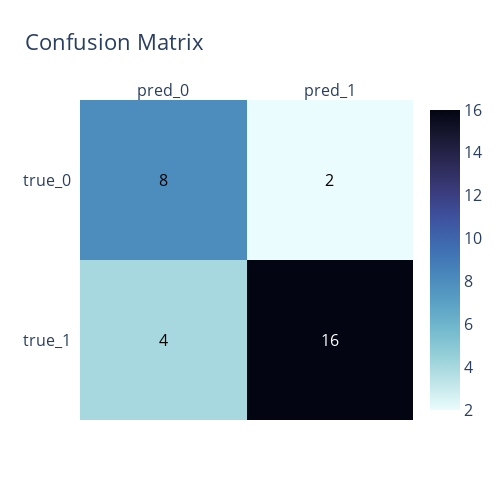

Notebook cell for this chart:
### Code cell
import plotly.figure_factory as ff

def plot_confusion_matrix(cm):
    cm = cm[::-1]
    cm = pd.DataFrame(cm, columns=['pred_0', 'pred_1'], index=['true_1', 'true_0'])
    
    fig = ff.create_annotated_heatmap(z=cm.values, x=list(cm.columns), y=list(cm.index), 
                                      colorscale='ice', showscale=True, reversescale=True)
    fig.update_layout(width=500, height=500, title='Confusion Matrix', font_size=16)
    fig.show()
    
plot_confusion_matrix(cm)

### Figure 1 — Plotly figure (JSON) as saved in the notebook; plotly's stock layout.template omitted (floating-point values rounded to 4 significant figures)
{"data": [{"colorscale": [[0, "rgb(3, 5, 18)"], [0.09091, "rgb(25, 25, 51)"], [0.1818, "rgb(44, 42, 87)"], [0.2727, "rgb(58, 60, 125)"], [0.3636, "rgb(62, 83, 160)"], [0.4545, "rgb(62, 109, 178)"], [0.5455, "rgb(72, 134, 187)"], [0.6364, "rgb(89, 159, 196)"], [0.7273, "rgb(114, 184, 205)"], [0.8182, "rgb(149, 207, 216)"], [0.9091, "rgb(192, 229, 232)"], [1, "rgb(234, 252, 253)"]], "reversescale": true, "showscale": true, "type": "heatmap", "x": ["pred_0", "pred_1"], "y": ["true_1", "true_0"], "z": [[4, 16], [8, 2]]}], "layout": {"annotations": [{"font": {"color": "#000000"}, "showarrow": false, "text": "4", "x": "pred_0", "xref": "x", "y": "true_1", "yref": "y"}, {"font": {"color": "#FFFFFF"}, "showarrow": false, "text": "16", "x": "pred_1", "xref": "x", "y": "true_1", "yref": "y"}, {"font": {"color": "#000000"}, "showarrow": false, "text": "8", "x": "pred_0", "xref": "x", "y": "true_0", "yref": "y"}, {"font": {"color": "#000000"}, "showarrow": false, "text": "2", "x": "pred_1", "xref": "x", "y": "true_0", "yref": "y"}], "font": {"size": 16}, "height": 500, "title": {"text": "Confusion Matrix"}, "width": 500, "xaxis": {"dtick": 1, "gridcolor": "rgb(0, 0, 0)", "side": "top", "ticks": ""}, "yaxis": {"dtick": 1, "ticks": "", "ticksuffix": "  "}}}
